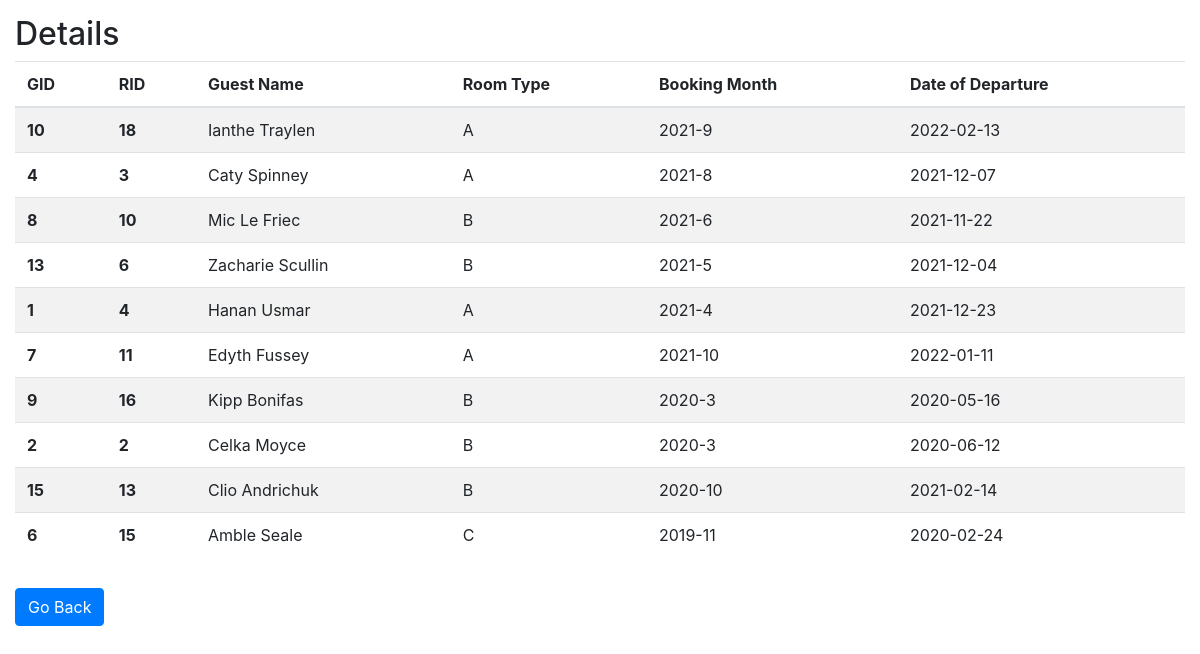
The app's page /guest_house/monthlyBookings.php with its own data.
### tables this page shows
create table Bookings(
	RID int not null,
	GID int not null,
	DoA date not null,
	DoD date not null,
	primary key (RID, GID, DoA),
	constraint Bookings_fk1 foreign key (RID) references Room(RID),
	constraint Bookings_fk2 foreign key (GID) references Guest(GID)
);

create table Guest(
	GID int not null auto_increment,
	Name varchar(20) not null,
	Sex char,
	Mobile bigint,
	Email varchar(20),
	Designation varchar(20),
	Street_Address varchar(50),
	City varchar(20),
	State varchar(20),
	Pincode int,
	primary key (GID)
);

create table Room(
	RID int not null auto_increment,
	Type varchar(20),
	Price int,
	Floor smallint,
	No_of_beds smallint,
	hasAC char,
	isAvailable char,
	GUID int not null,
	primary key (RID),
	constraint Room_fk foreign key (GUID) references Guest_House(GUID)
);

### guest_house/monthlyBookings.php (the view, shortened to what this page needs)
<link href="//maxcdn.bootstrapcdn.com/bootstrap/4.1.1/css/bootstrap.min.css" rel="stylesheet" id="bootstrap-css">
<?php
    require_once "db.php";
    $query = "SELECT Guest.GID, Room.RID, Guest.Name, Room.Type, CONCAT(EXTRACT(YEAR FROM Bookings.DoA),'-',EXTRACT(MONTH FROM Bookings.DoA)) as Booking_Month, Bookings.DoD
    FROM Guest
    INNER JOIN Bookings ON Bookings.GID = Guest.GID
    INNER JOIN Room ON Room.RID = Bookings.RID
    ORDER BY Booking_month DESC" ;
    $res = $db -> query($query);
?>
<div style='padding: 15px'>
<h2>Details</h2>
    <table class="table table-striped">
        <thead>
        <tr>
            <th scope="col">GID</th>
            <th scope="col">RID</th>
            <th scope="col">Guest Name</th>
            <th scope="col">Room Type</th>
            <th scope="col">Booking Month</th>
            <th scope="col">Date of Departure</th>
        </tr>
        </thead>
        <tbody>
<?php
    while ($row = $res -> fetch_row()) {
?>
        <tr>
            <th scope="row"><?php echo $row[0] ?></th>
            <th scope="row"><?php echo $row[1] ?></th>
            <td><?php echo $row[2] ?></td>
            <td><?php echo $row[3] ?></td>
            <td><?php echo $row[4] ?></td>
            <td><?php echo $row[5] ?></td>
        </tr>
<?php
    }
?>
        </tbody>
    </table>
</div>
<div class="col-md-8">
    <a href="home_guest_house.php" class="btn btn-primary">Go Back</a>
</div>

### records on screen
bookings: GID.GID "10", RID.RID "18", GID.Name "Ianthe Traylen", RID.Type "A", row "2021-9", DoD "2022-02-13"
bookings: GID.GID "4", RID.RID "3", GID.Name "Caty Spinney", RID.Type "A", row "2021-8", DoD "2021-12-07"
bookings: GID.GID "8", RID.RID "10", GID.Name "Mic Le Friec", RID.Type "B", row "2021-6", DoD "2021-11-22"
bookings: GID.GID "13", RID.RID "6", GID.Name "Zacharie Scullin", RID.Type "B", row "2021-5", DoD "2021-12-04"
bookings: GID.GID "1", RID.RID "4", GID.Name "Hanan Usmar", RID.Type "A", row "2021-4", DoD "2021-12-23"
bookings: GID.GID "7", RID.RID "11", GID.Name "Edyth Fussey", RID.Type "A", row "2021-10", DoD "2022-01-11"
bookings: GID.GID "9", RID.RID "16", GID.Name "Kipp Bonifas", RID.Type "B", row "2020-3", DoD "2020-05-16"
bookings: GID.GID "2", RID.RID "2", GID.Name "Celka Moyce", RID.Type "B", row "2020-3", DoD "2020-06-12"
bookings: GID.GID "15", RID.RID "13", GID.Name "Clio Andrichuk", RID.Type "B", row "2020-10", DoD "2021-02-14"
bookings: GID.GID "6", RID.RID "15", GID.Name "Amble Seale", RID.Type "C", row "2019-11", DoD "2020-02-24"
